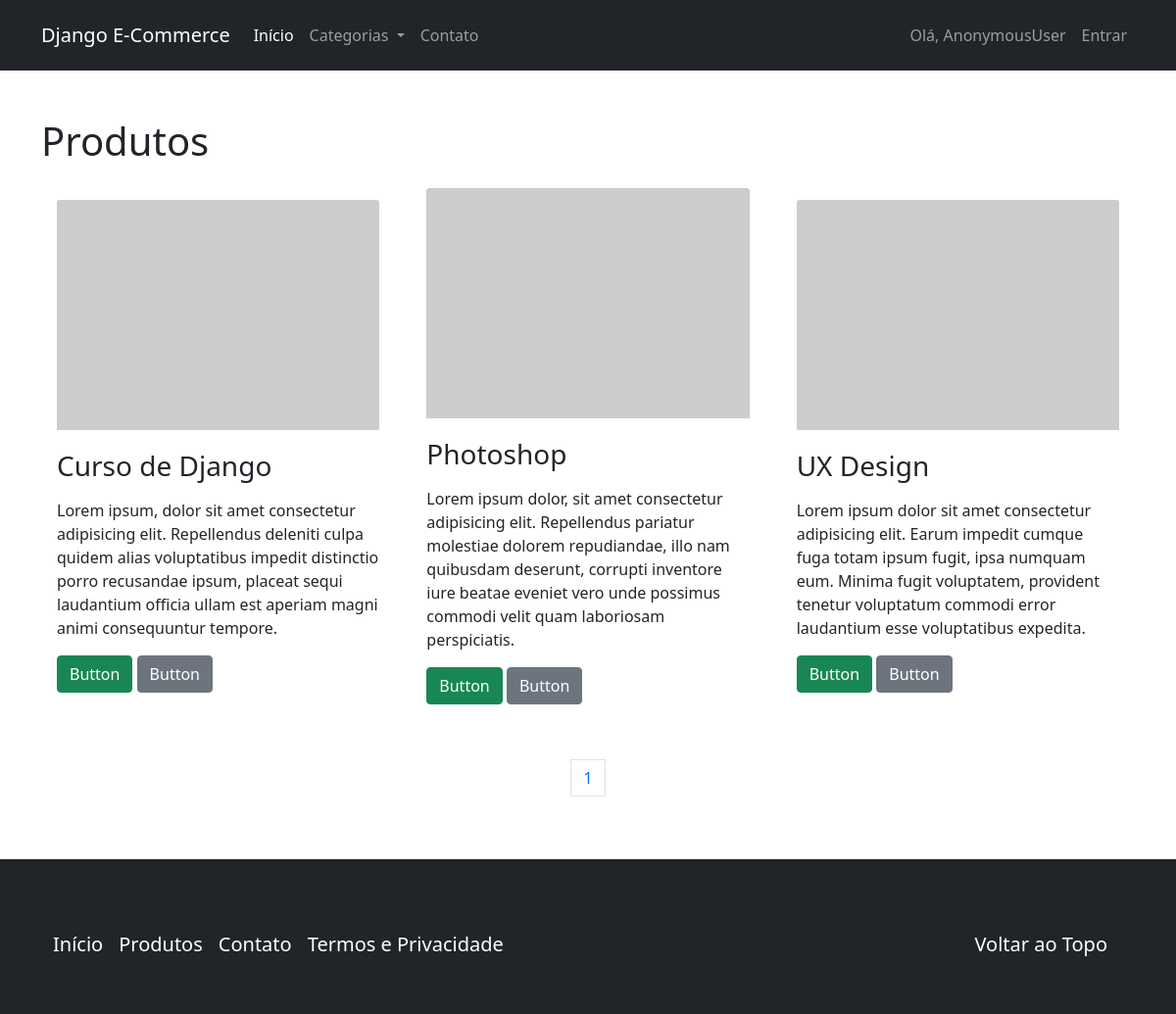
The page /catalogo/ on the database as committed earlier.
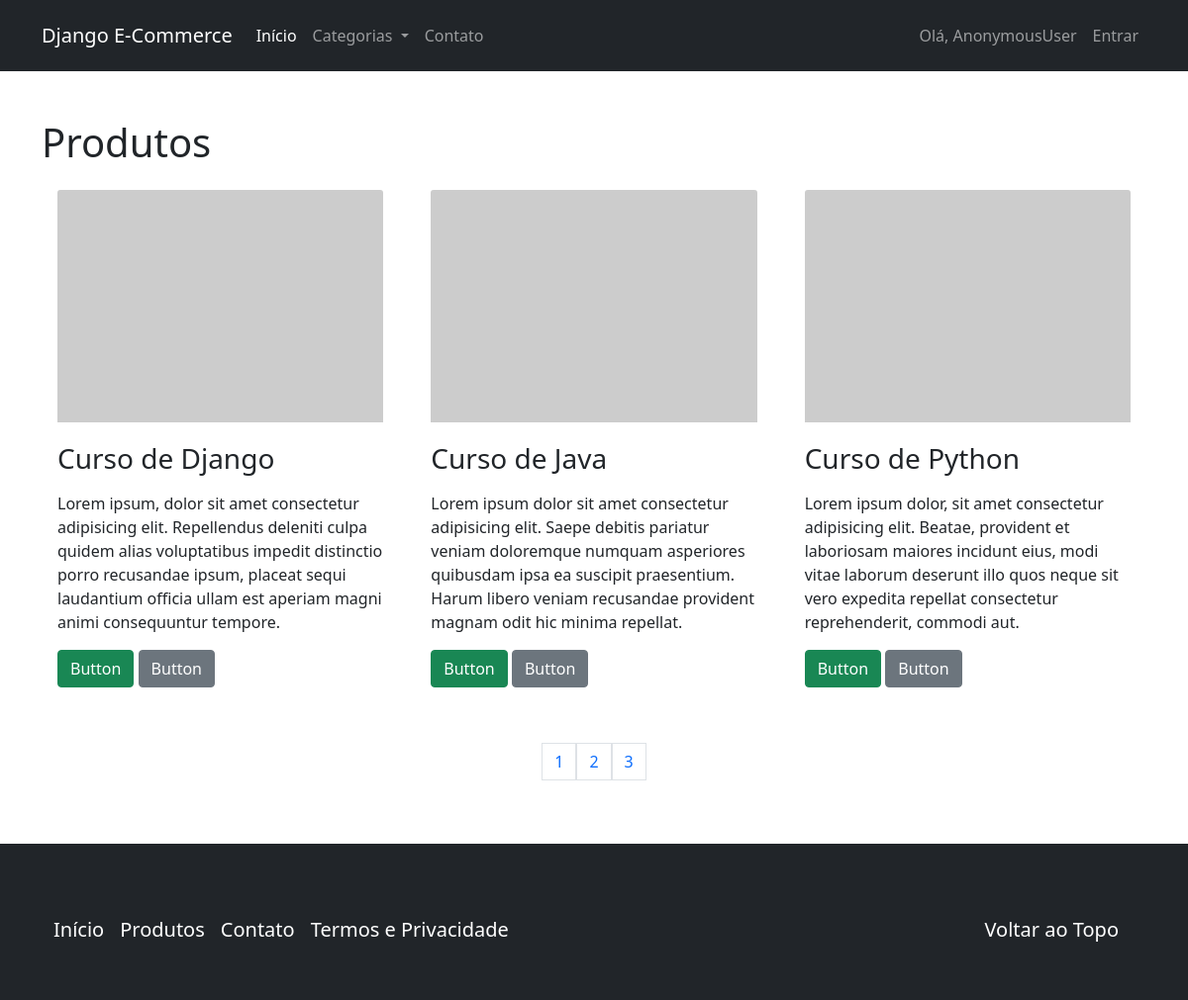
The same page on the database as committed later.
### catalog/models.py (models this page shows)
class Product(models.Model):
    name = models.CharField('Nome', max_length=100)
    slug = models.SlugField('Identificador', max_length=100)
    category = models.ForeignKey('catalog.Category', verbose_name='Categoria', on_delete=models.CASCADE)
    description = models.TextField('Descrição', blank=True)
    price = models.DecimalField('Preço', decimal_places=2, max_digits=8)
    created = models.DateTimeField('Criado em', auto_now_add=True)
    modified = models.DateTimeField('Modificado em', auto_now=True)
    class Meta:
        verbose_name = 'Produto'
        verbose_name_plural = 'Produtos'
        ordering = ['name']
    def __str__(self):
        return self.name
    def get_absolute_url(self):
        return reverse('catalog:product', kwargs={'slug': self.slug})

### catalog/views.py (the view)
class ProductListView(generic.ListView):
    model = Product
    template_name = 'catalog/product_list.html'
    context_object_name = 'products'
    paginate_by = 3

### catalog/context_processors.py (called while the page is built)
def categories(request):
    return {
        'categories': Category.objects.all()
    }

### catalog/models.py (called while the page is built)
    def __str__(self):
        return self.name

    def get_absolute_url(self):
        return reverse('catalog:category', kwargs={'slug': self.slug})

### core/templatetags/pagination.py (called while the page is built)
@register.inclusion_tag('pagination.html')
def pagination(request, paginator, page_obj):
    context = {}
    context['paginator'] = paginator
    context['request'] = request
    context['page_obj'] = page_obj
    getvars = request.GET.copy()
    if 'page' in getvars:
        del getvars['page']
    if len(getvars) > 0:
        context['getvars'] = '&{0}'.format(getvars.urlencode())
    else:
        context['getvars'] = ''
    return context

### catalog/templates/catalog/product_list.html (shortened to what this page needs)
{% extends "base.html" %}
{% load pagination %}
{% block container %}
    <div class="page-header">
        <h1>Produtos</h1>
    </div>
    <div class="row g-3 align-items-center">
        {% for product in products %}
            <div class="col-sm-6 col-md-4">
                <div class="card-body">
                    <a href="{{ product.get_absolute_url }}" >
                        <img src="http://placehold.it/350x250" alt="" class="card-img-top"/>
                    </a>
                    <div class="caption">
                        <h3 class="card-title" style="padding-top: 20px;">{{ product }}</h3>
                        <p class="card-text">{{ product.description | linebreaks }}</p>
                        <p class="card-text">
                            <a href="{{ product.get_absolute_url }}" class="btn btn-success" role="button">Button</a>
                            <a href="#" class="btn btn-secondary" role="button">Button</a>
                        </p>
                    </div>
                </div>
            </div>
        {% endfor %}
    </div>
    {% pagination request paginator page_obj %}
{% endblock container %}
{% block footer %}
    <footer class="footer mt-auto py-3 bg-dark text-white sticky-md-botton">
        <div class="container p-4 pb-0">
            <section class="mb-4">
                <p class="d-flex justify-content-center align-items-center">
                    <div class="navbar navbar-expand-lg navbar-dark bg-dark">
                        <ul class="nav navbar-nav me-auto mb-2 mb-lg-0">
                            <li class="nav-item"><a class="navbar-brand" href="">Início</a></li>
                            <li class="nav-item"><a class="navbar-brand" href="">Produtos</a></li>
                            <li class="nav-item"><a class="navbar-brand" href="">Contato</a></li>
                            <li class="nav-item"><a class="navbar-brand" href="">Termos e Privacidade</a></li>
                        </ul>
                        <span class="navbar-text">
                            <ul class="nav navbar-nav">
                                <li class="nav-item"><a class="navbar-brand" href="#">Voltar ao Topo</a></li>
                            </ul>
                        </span>
                </p>
            </section>
        </div>
    </footer>
{% endblock footer %}

### core/templates/base.html (shortened to what this page needs)
{% load static %}
<!DOCTYPE html>
<html lang="en">
<head>
    <link rel="stylesheet" href="{% static 'bootstrap/css/bootstrap.min.css' %}">
</head>
<body>
    <nav class="navbar navbar-expand-lg navbar-dark bg-dark">
        <div class="container">
            <div class="navbar-header">
                <a href="" class="navbar-brand">Django E-Commerce</a>
            </div>
            <div class="collapse navbar-collapse" id="navbarNavDropdown">
                <ul class="nav navbar-nav me-auto mb-2 mb-lg-0">
                    <li class="nav-item">
                        <a class="nav-link active" aria-current="page" href="{% url 'index' %}">
                            Início
                        </a>
                    </li>
                    <li class="nav-item dropdown">
                        <a class="nav-link dropdown-toggle" href="{% url 'catalog:product_list' %}"
                        id="navbarDropdownMenuLink"
                        role="button" data-bs-toggle="dropdown" aria-expanded="false">
                            Categorias
                        </a>
                    </li>
                    <li class="nav-item">
                        <a class="nav-link" href="{% url 'contact' %}">Contato</a>
                    </li>
                </ul>
                <span class="navbar-text">
                    <ul class="nav navbar-nav">
                        <li class="nav-item">
                            <a class="nav-link" href="#">Olá, {{ user }}</a>
                        </li>
                        {% if user.is_authenticated %}
                            <li class="nav-item">
                                <a href="{% url 'logout' %}" class="nav-link">Sair</a>
                            </li>
                        {% else %}
                            <li class="nav-item">
                                <a href="{% url 'login' %}" class="nav-link">Entrar</a>
                            </li>
                        {% endif %}
                    </ul>
                </span>
            </div>
        </div>
    </nav>
    <div class="container py-5">
        {% block container %}
        {% endblock container %}
    </div>
    {% block footer %}{% endblock footer %}
</body>
</html>

### core/templates/pagination.html
<nav aria-label="Page navigation example">
    <ul class="pagination justify-content-center" style="padding-top: 40px;">
        {% for page in paginator.page_range %}
            <li {% if page_obj.number == page %} class="active"{% endif %}>
                <a class="page-link" href="?page={{ page }}{{ getvars }}">{{ page }}</a>
            </li>
        {% endfor %}
    </ul>
</nav>

Rows that differ between the two databases and show on the page:
no longer on this page (row unchanged): Product: name "Photoshop", description "Lorem ipsum dolor, sit amet consectetur adipisicing elit. Repellendus pariatur molestiae dolorem repudiandae, illo nam quibusdam deserunt, corrupti inventore iure beatae eveniet vero unde possimus commodi velit quam laboriosam perspiciatis."
no longer on this page (row unchanged): Product: name "UX Design", description "Lorem ipsum dolor sit amet consectetur adipisicing elit. Earum impedit cumque fuga totam ipsum fugit, ipsa numquam eum. Minima fugit voluptatem, provident tenetur voluptatum commodi error laudantium esse voluptatibus expedita."
added Product: name "Curso de Java", description "Lorem ipsum dolor sit amet consectetur adipisicing elit. Saepe debitis pariatur veniam doloremque numquam asperiores quibusdam ipsa ea suscipit praesentium. Harum libero veniam recusandae provident magnam odit hic minima repellat."
added Product: name "Curso de Python", description "Lorem ipsum dolor, sit amet consectetur adipisicing elit. Beatae, provident et laboriosam maiores incidunt eius, modi vitae laborum deserunt illo quos neque sit vero expedita repellat consectetur reprehenderit, commodi aut."
Other text that changed with them:
new list line: "2"
new list line: "3"
